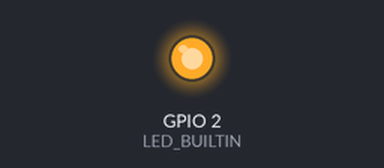
Recording of a sketch running on a simulated ESP32. Parts: output pins drawn as LEDs (lit = HIGH).

Above: at 1.5 s.
At 5.5 s:
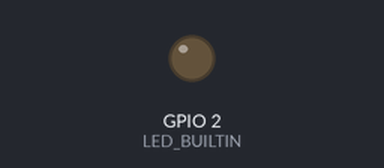
Timing chart, 0 to 7.9 s (numbered marks = the images above):
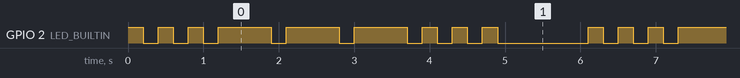

The sketch:

sos.ino
```cpp
// sos.ino Blinks the SOS morse code on the user LED of the ESP32
// The user LED is connected to GPIO 2
// We program this line to be output and the set a low and a high level for 200 ms for the "S" code
// and 700 ms for the "O" code.
// This makes the LED blink the SOS morse code
// The program is part of the workshop on IoT4AQ at Alioune Diop University, Bambey, Sénégal

#define LED_BUILTIN 2
#define PAUSE       200 // interval between two blinks
#define SHORT       200 // the short signal for the "S"
#define LONG        700 // the long signal for the "O"

void on_off(int duration) {
  // switches
  digitalWrite(LED_BUILTIN, HIGH);
  delay(duration);
  digitalWrite(LED_BUILTIN, LOW);
  delay(PAUSE);
}

void s() {
  for (int i=0; i<3; i++)
    on_off(SHORT);
}

void o() {
  for (int i=0; i<3; i++)
    on_off(LONG);
}

void setup() {
  // initialize digital pin LED_BUILTIN as an output.
  pinMode(LED_BUILTIN, OUTPUT);
}

void loop() {
  // send an SOS
  s(); o(); s();
  // wait for a second before sending the next one
  delay(1000);
}
```

Measured:
- by itself, GPIO 2 (LED_BUILTIN): repeats every 6.1 s: 2 × (LOW 0.20 s, HIGH 0.20 s), 3 × (LOW 0.20 s, HIGH 0.70 s), 3 × (LOW 0.20 s, HIGH 0.20 s), LOW 1.2 s, HIGH 0.20 s
- by itself, everything shown: repeats every 6.1 s, in 18 steps
